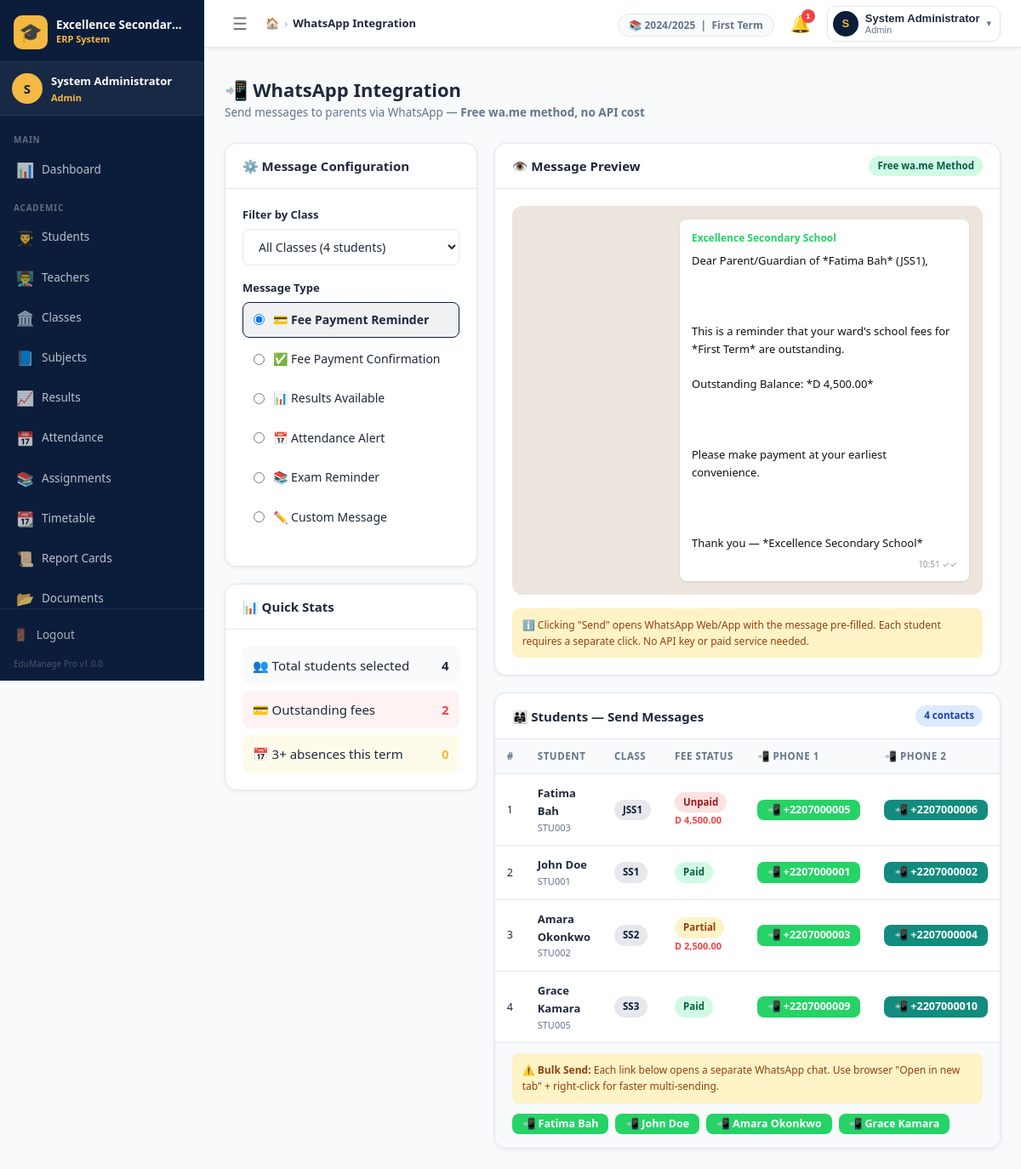
The app's page /admin/whatsapp.php (signed in) with its own data.
### tables this page shows
CREATE TABLE `settings` (
  `id`          INT UNSIGNED NOT NULL AUTO_INCREMENT,
  `setting_key` VARCHAR(100) NOT NULL UNIQUE,
  `setting_val` TEXT         DEFAULT NULL,
  `updated_at`  TIMESTAMP    NOT NULL DEFAULT CURRENT_TIMESTAMP ON UPDATE CURRENT_TIMESTAMP,
  PRIMARY KEY (`id`),
  KEY `idx_key` (`setting_key`)
);

CREATE TABLE `students` (
  `id`              INT UNSIGNED NOT NULL AUTO_INCREMENT,
  `user_id`         INT UNSIGNED DEFAULT NULL,
  `student_id`      VARCHAR(20)  NOT NULL UNIQUE,
  `full_name`       VARCHAR(100) NOT NULL,
  `gender`          ENUM('Male','Female') NOT NULL,
  `dob`             DATE         DEFAULT NULL,
  `class_id`        INT UNSIGNED NOT NULL,
  `session_id`      INT UNSIGNED NOT NULL,
  `parent_name`     VARCHAR(100) DEFAULT NULL,
  `parent_phone1`   VARCHAR(20)  NOT NULL,
  `parent_phone2`   VARCHAR(20)  NOT NULL,
  `parent_email`    VARCHAR(100) DEFAULT NULL,
  `address`         TEXT         DEFAULT NULL,
  `photo`           VARCHAR(255) DEFAULT NULL,
  `blood_group`     VARCHAR(5)   DEFAULT NULL,
  `medical_notes`   TEXT         DEFAULT NULL,
  `status`          ENUM('active','inactive','graduated','transferred') NOT NULL DEFAULT 'active',
  `enrolled_date`   DATE         DEFAULT NULL,
  `created_at`      TIMESTAMP    NOT NULL DEFAULT CURRENT_TIMESTAMP,
  `updated_at`      TIMESTAMP    NOT NULL DEFAULT CURRENT_TIMESTAMP ON UPDATE CURRENT_TIMESTAMP,
  PRIMARY KEY (`id`),
  KEY `idx_student_id` (`student_id`),
  KEY `idx_class`      (`class_id`),
  KEY `idx_session`    (`session_id`),
  CONSTRAINT `fk_student_class`   FOREIGN KEY (`class_id`)   REFERENCES `classes`(`id`),
  CONSTRAINT `fk_student_session` FOREIGN KEY (`session_id`) REFERENCES `academic_sessions`(`id`),
  CONSTRAINT `fk_student_user`    FOREIGN KEY (`user_id`)    REFERENCES `users`(`id`) ON DELETE SET NULL
);

CREATE TABLE `classes` (
  `id`          INT UNSIGNED NOT NULL AUTO_INCREMENT,
  `name`        VARCHAR(50)  NOT NULL UNIQUE,
  `description` VARCHAR(255) DEFAULT NULL,
  `capacity`    INT UNSIGNED DEFAULT 40,
  `sort_order`  INT UNSIGNED DEFAULT 0,
  `created_at`  TIMESTAMP    NOT NULL DEFAULT CURRENT_TIMESTAMP,
  PRIMARY KEY (`id`),
  KEY `idx_name` (`name`)
);

### admin/whatsapp.php (the view, shortened to what the rows shown need)
<?php
$sess_id = current_session_id();
$term_id = current_term_id();
$msgType    = sanitize($_GET['msg_type'] ?? 'fee_reminder');
$customMsg  = sanitize($_GET['custom_msg'] ?? '');
$where  = ['s.session_id = ?', "s.status='active'"];
$params = [$sess_id];
$whereStr = 'WHERE ' . implode(' AND ', $where);
$students = Database::fetchAll(
    "SELECT s.*, c.name AS class_name,
            p.status AS pay_status, p.balance AS pay_balance,
            (SELECT COUNT(*) FROM attendance a
             WHERE a.student_id=s.id AND a.term_id={$term_id} AND a.status='absent') AS absent_days
     FROM students s
     JOIN classes  c ON c.id=s.class_id
     LEFT JOIN payments p ON p.student_id=s.id AND p.term_id={$term_id} AND p.session_id={$sess_id}
     {$whereStr}
     ORDER BY c.sort_order, s.full_name",
    $params
);
$schoolName = get_setting('school_name', 'School');
$termName   = Database::fetchOne("SELECT name FROM terms WHERE id=?",[$term_id])['name'] ?? '';
function buildMessage(string $type, array $student, string $schoolName, string $termName, string $custom = ''): string {
    $name    = $student['full_name'];
    $class   = $student['class_name'];
    $balance = isset($student['pay_balance']) ? money((float)$student['pay_balance']) : '—';
    $absent  = $student['absent_days'] ?? 0;
    return match($type) {
        'fee_reminder' =>
            "Dear Parent/Guardian of *{$name}* ({$class}),\n\n"
            . "This is a reminder that your ward's school fees for *{$termName} Term* are outstanding.\n"
            . "Outstanding Balance: *{$balance}*\n\n"
            . "Please make payment at your earliest convenience.\n\n"
            . "Thank you — *{$schoolName}*",
        'fee_paid' =>
            "Dear Parent/Guardian of *{$name}* ({$class}),\n\n"
            . "We confirm that school fees for *{$termName} Term* have been *fully paid*. ✅\n"
            . "Thank you for your prompt payment.\n\n"
            . "— *{$schoolName}*",
        'result_ready' =>
            "Dear Parent/Guardian of *{$name}* ({$class}),\n\n"
            . "Your ward's academic results for *{$termName} Term* are now available. "
            . "Please visit the school or check the student portal to view them.\n\n"
            . "— *{$schoolName}*",
        'attendance_alert' =>
            "Dear Parent/Guardian of *{$name}* ({$class}),\n\n"
            . "⚠️ Your ward has been absent *{$absent} day(s)* this term.\n"
            . "Please ensure regular school attendance.\n\n"
            . "— *{$schoolName}*",
        'exam_reminder' =>
            "Dear Parent/Guardian of *{$name}* ({$class}),\n\n"
            . "📚 End of term examinations are approaching. Please ensure your ward revises adequately and is present for all exams.\n\n"
            . "— *{$schoolName}*",
        'custom' => $custom ?: "Hello, this is a message from *{$schoolName}*.",
        default => "Hello from *{$schoolName}*."
    };
}
$previewMsg = !empty($students)
    ? buildMessage($msgType, $students[0], $schoolName, $termName, $customMsg)
    : buildMessage($msgType, ['full_name'=>'[Student Name]','class_name'=>'[Class]','pay_balance'=>0,'absent_days'=>0], $schoolName, $termName, $customMsg);
include INCLUDES_PATH . '/header.php';
?>
<div class="page-header">
    <div class="page-header-left">
        <h1 class="page-title">📲 WhatsApp Integration</h1>
    </div>
</div>
<div class="grid-2" style="gap:20px;align-items:start">
    <div style="display:flex;flex-direction:column;gap:20px">
        <div class="card">
            <div style="max-height:500px;overflow-y:auto">
                <table class="data-table">
                    <thead style="position:sticky;top:0;z-index:2">
                        <tr>
                            <th>#</th>
                            <th>Student</th>
                            <th>Class</th>
                            <th>Fee Status</th>
                            <th>📲 Phone 1</th>
                            <th>📲 Phone 2</th>
                        </tr>
                    </thead>
                    <tbody>
                    <?php if ($students): $i=1; foreach ($students as $s):
                        $msg1 = buildMessage($msgType, $s, $schoolName, $termName, $customMsg);
                        $wa1  = wa_link($s['parent_phone1'], $msg1);
                        $wa2  = wa_link($s['parent_phone2'], $msg1);
                    ?>
                        <tr>
                            <td class="text-muted text-sm"><?= $i++ ?></td>
                            <td>
                                <div style="font-weight:700;font-size:13px"><?= e($s['full_name']) ?></div>
                                <div class="text-xs text-muted"><?= e($s['student_id']) ?></div>
                            </td>
                            <td><span class="badge badge-navy"><?= e($s['class_name']) ?></span></td>
                            <td>
                                <?php if (isset($s['pay_status'])): ?>
                                    <?= status_badge($s['pay_status']) ?>
                                    <?php if ($s['pay_balance'] > 0): ?>
                                        <div class="text-xs" style="color:var(--red);font-weight:700"><?= money($s['pay_balance']) ?></div>
                                    <?php endif; ?>
                                <?php else: ?>
                                    <span class="text-muted text-xs">—</span>
                                <?php endif; ?>
                            </td>
                            <td>
                                <a href="<?= e($wa1) ?>" target="_blank" class="btn btn-sm btn-whatsapp">
                                    📲 +<?= e($s['parent_phone1']) ?>
                                </a>
                            </td>
                            <td>
                                <a href="<?= e($wa2) ?>" target="_blank" class="btn btn-sm btn-wa-dark">
                                    📲 +<?= e($s['parent_phone2']) ?>
                                </a>
                            </td>
                        </tr>
                    <?php endforeach; else: ?>
                        <tr><td colspan="6" class="table-empty">No students found.</td></tr>
                    <?php endif; ?>
                    </tbody>
                </table>
            </div>
            <?php if (!empty($students)): ?>
            <div class="card-footer">
                <div style="display:flex;gap:8px;flex-wrap:wrap">
                    <?php foreach (array_slice($students,0,20) as $s):
                        $msg = buildMessage($msgType, $s, $schoolName, $termName, $customMsg);
                    ?>
                        <a href="<?= e(wa_link($s['parent_phone1'],$msg)) ?>" target="_blank"
                           class="btn btn-sm btn-whatsapp" style="margin-bottom:4px">
                            📲 <?= e($s['full_name']) ?>
                        </a>
                    <?php endforeach; ?>
                </div>
            </div>
            <?php endif; ?>
        </div>
    </div>
</div>
<?php include INCLUDES_PATH . '/footer.php'; ?>

### includes/header.php (shortened to what the rows shown need)
<?php
$schoolName  = get_setting('school_name', APP_NAME);
?>
<!DOCTYPE html>
<html lang="en">
<head>
    <link rel="stylesheet" href="<?= BASE_URL ?>/assets/css/style.css">
</head>
<body>
<div class="app-wrapper">
    <?php include INCLUDES_PATH . '/sidebar.php'; ?>
    <div class="main-area">
        <header class="topnav">
            <div class="topnav-right">
                <div class="topnav-meta hidden-sm">
                    <span class="meta-pill">
                        📚 <?= e(get_setting('current_session', '—')) ?>
                        &nbsp;|&nbsp;
                        <?= e(get_setting('current_term', '—')) ?> Term
                    </span>
                </div>
            </div>
        </header>
        <main class="main-content">

### includes/functions.php (shortened to what the rows shown need)
<?php
function e(mixed $val): string {
    return htmlspecialchars((string)($val ?? ''), ENT_QUOTES | ENT_HTML5, 'UTF-8');
}
function get_setting(string $key, string $default = ''): string {
    static $cache = [];
    if (!isset($cache[$key])) {
        $row = Database::fetchOne(
            "SELECT setting_val FROM settings WHERE setting_key = ? LIMIT 1",
            [$key]
        );
        $cache[$key] = $row ? $row['setting_val'] : $default;
    }
    return $cache[$key] ?? $default;
}
function current_session(): ?array {
    return Database::fetchOne(
        "SELECT * FROM academic_sessions WHERE is_current = 1 LIMIT 1"
    );
}
function current_term(): ?array {
    return Database::fetchOne(
        "SELECT t.* FROM terms t
         JOIN academic_sessions s ON s.id = t.session_id
         WHERE t.is_current = 1 AND s.is_current = 1
         LIMIT 1"
    );
}
function current_session_id(): int {
    $s = current_session();
    return $s ? (int)$s['id'] : 0;
}
function current_term_id(): int {
    $t = current_term();
    return $t ? (int)$t['id'] : 0;
}
function status_badge(string $status): string {
    $map = [
        'active'    => 'badge-success',
        'inactive'  => 'badge-danger',
        'present'   => 'badge-success',
        'absent'    => 'badge-danger',
        'late'      => 'badge-warning',
        'paid'      => 'badge-success',
        'partial'   => 'badge-warning',
        'unpaid'    => 'badge-danger',
        'high'      => 'badge-danger',
        'normal'    => 'badge-primary',
        'low'       => 'badge-secondary',
        'graduated' => 'badge-purple',
        'transferred'=> 'badge-info',
    ];
    $cls = $map[strtolower($status)] ?? 'badge-secondary';
    return '<span class="badge ' . $cls . '">' . e(ucfirst($status)) . '</span>';
}
function sanitize(mixed $val): string {
    return trim(strip_tags((string)($val ?? '')));
}
function wa_link(string $phone, string $message): string {
    $phone = preg_replace('/[^0-9]/', '', $phone);
    return WA_BASE_URL . $phone . '?text=' . rawurlencode($message);
}
function money(float $amount): string {
    return get_setting('currency_symbol', 'D') . ' ' . number_format($amount, 2);
}

### records on screen
settings: setting_val "2024/2025"
settings: setting_val "First"
students: full_name "Fatima Bah", student "STU003", class.name "JSS1", status "Unpaid", pay_balance "D 4,500.00", parent_phone1 "2207000005", parent_phone2 "2207000006"
students: full_name "John Doe", student "STU001", class.name "SS1", status "Paid", parent_phone1 "2207000001", parent_phone2 "2207000002"
students: full_name "Amara Okonkwo", student "STU002", class.name "SS2", status "Partial", pay_balance "D 2,500.00", parent_phone1 "2207000003", parent_phone2 "2207000004"
students: full_name "Grace Kamara", student "STU005", class.name "SS3", status "Paid", parent_phone1 "2207000009", parent_phone2 "2207000010"

### other values on screen
get_setting('school_name', APP_NAME) "Excellence Secondar…"
substr(current_full_name(), 0, 1) "S"
current_full_name() "System Administrator"
current_role_name() "Admin"
$item['section'] "MAIN"
$item['icon'] "📊"
$item['label'] "Dashboard"
$item['section'] "ACADEMIC"
$item['icon'] "👨‍🎓"
$item['label'] "Students"
$item['icon'] "👨‍🏫"
$item['label'] "Teachers"
$item['icon'] "🏛️"
$item['label'] "Classes"
$item['icon'] "📘"
